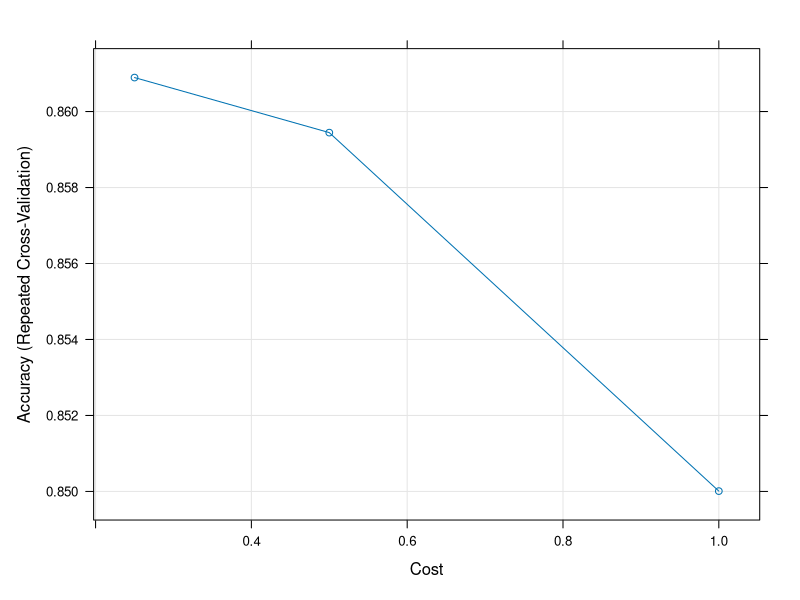
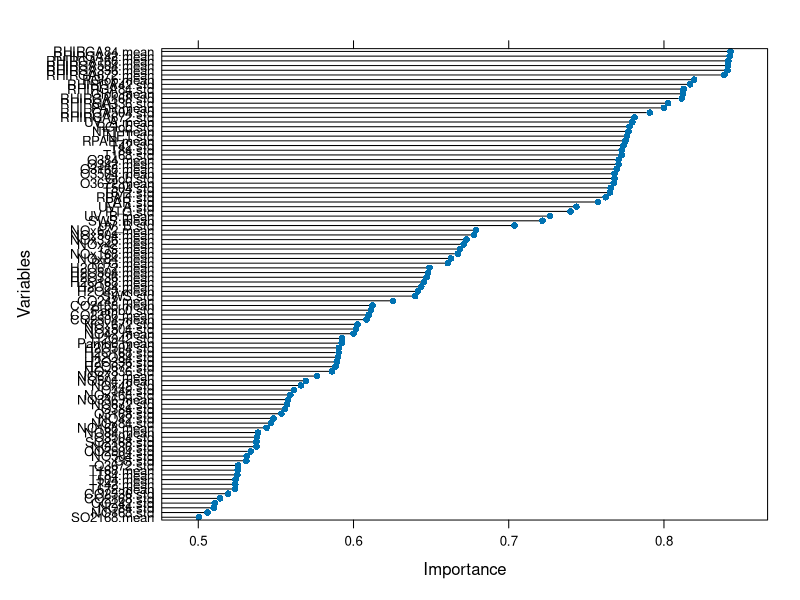
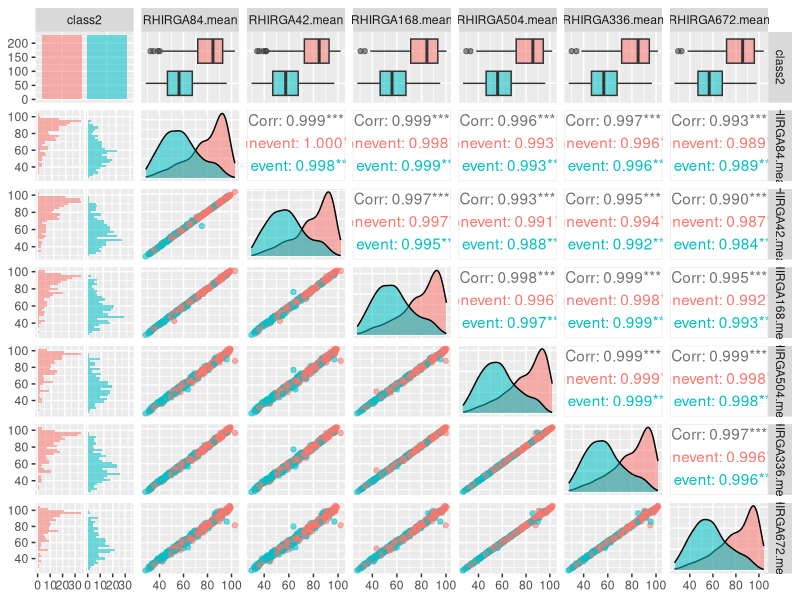
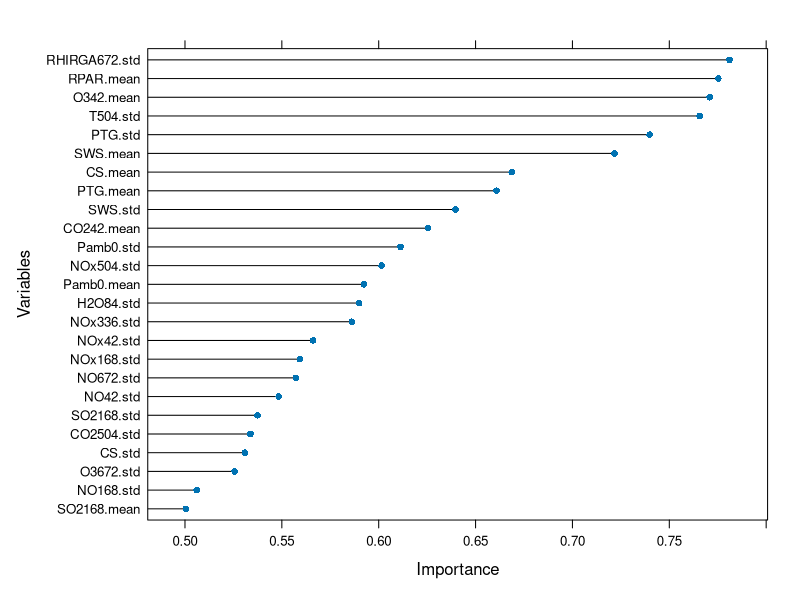

Generate these figures, in order, with R: (Note: a time limit stopped this script after it produced the figures.)
## ---- chunk 1
knitr::opts_chunk$set(echo = TRUE)
## ---- chunk 2
npf <- read.csv("npf_train.csv") #read in data
npf_test <- read.csv("npf_test_hidden.csv")
npf_test

npf <- npf[,-c(1:2,4)] # drop the id, date, partlybad columns
npf_test <- npf_test[,-c(1:2,4)]
print(npf)

## ---- chunk 3

npf$class2 <- factor("event",levels=c("nonevent", "event"))
npf$class2[npf$class4=="nonevent"] <- "nonevent"
npf <- npf[,-1]
## ---- chunk 4
set.seed(7) 

# lets use caret
library(caret)

#note that classprobs argument has to be true if we want svm to give probabilities
control <- trainControl(method="repeatedcv", number=10, repeats=3,classProbs=TRUE)
model <- train(class2~., data=npf, method="svmLinear2", preProcess="scale", trControl=control)

#lets sort the importances
importance <- data.frame(varImp(model, scale=FALSE)$importance)
importance <- data.frame(importance, names = rownames(importance))
importance <- importance[order(importance$event,decreasing = T),]

prediction <- predict(model, data=npf_test, type="prob")
plot(model)

## ---- chunk 5
plot(varImp(model, scale=FALSE), ylab="Variables")

## ---- chunk 6
print(importance)
## ---- chunk 7
npf <- npf[,c(ncol(npf),1:(ncol(npf)-1))] #move class2 column to first

npf75names <- sapply(importance[importance["event"]>0.75,]$names, function(x) toString(x)) #33 features
npf82names <- sapply(importance[importance["event"]>0.80,]$names, function(x) toString(x))# 12
npf83_8names <- sapply(importance[importance["event"]>0.838,]$names, function(x) toString(x))#6


npf75 <- npf[, c("class2",npf75names)]
npf82 <- npf[, c("class2",npf82names)]
npf83_8 <- npf[, c("class2",npf83_8names)]
## ---- chunk 8
model1 <- train(class2~., data=npf75, method="svmLinear2", preProcess="scale", trControl=control)
model2 <- train(class2~., data=npf82, method="svmLinear2", preProcess="scale", trControl=control)
model3 <- train(class2~., data=npf83_8, method="svmLinear2", preProcess="scale", trControl=control)
## ---- chunk 9
library(knitr)

df <- setNames(data.frame(matrix(ncol = 4, nrow = 3)), names(model1$results)[2:5])
rownames(df) <- c("npf75", "npf82", "npf83_8") 

df[1,] = sapply(model1$results, mean)[2:5] #mean is over the 3 repetitions of the 10 fold cv.
df[2,] = sapply(model2$results, mean)[2:5]
df[3,] = sapply(model3$results, mean)[2:5]
kable(df)
## ---- chunk 10
library(GGally)
ggpairs(npf83_8, aes(colour = class2, alpha = 0.4))
## ---- chunk 11
cm <- cor(npf[,-1]) # note that we ignore the class 2 column here as we dont want to drop it obviously

# find attributes that are highly corrected (the threshold for being cut can be changed.)
highcorr <- findCorrelation(cm, cutoff = 0.75)+1 #+1 to get the indexing in the npf df where class2 bumps all the indices up by 1.

print(highcorr) # indices of what we want to cut

npf <- npf[,-c(highcorr)]
print(npf)
## ---- chunk 12

control <- trainControl(method="repeatedcv", number=10, repeats=3,classProbs=TRUE)
model <- train(class2~., data=npf, method="svmLinear2", preProcess="scale", trControl=control)

plot(varImp(model, scale=FALSE), ylab="Variables")
## ---- chunk 13
#lets sort the importances
importance <- data.frame(varImp(model, scale=FALSE)$importance)
importance <- data.frame(importance, names = rownames(importance))
print(importance$event)
importance <- importance[order(importance$event,decreasing = T),]
print(importance)
npf70names <- sapply(importance[importance["event"]>0.70,]$names, function(x) toString(x)) #6 features
npf75names <- sapply(importance[importance["event"]>0.75,]$names, function(x) toString(x)) # 4 features


npf70 <- npf[, c("class2",npf70names)]
npf75 <- npf[, c("class2",npf75names)]

ggpairs(npf70, aes(colour = class2, alpha = 0.4))
## ---- chunk 14
model1 <- train(class2~., data=npf70, method="svmLinear2", preProcess="scale", trControl=control)
model2 <- train(class2~., data=npf75, method="svmLinear2", preProcess="scale", trControl=control)


df <- setNames(data.frame(matrix(ncol = 4, nrow = 2)), names(model1$results)[2:5])
rownames(df) <- c("npf70", "npf75")

df[1,] = sapply(model1$results, mean)[2:5] #mean is over the 3 repetitions of the 10 fold cv.
df[2,] = sapply(model2$results, mean)[2:5]

kable(df)
## ---- chunk 15
npf_test <- npf_test[,c(ncol(npf_test),1:(ncol(npf_test)-1))] #move class2 column to first

predictions <- predict(model1, npf_test)
npf_test$class2 <- predictions # If we need to estimate something for the multiclass probabilities, I guess the best we could do with the binary probabilities is to look at the frequencies of each class [ia,ib,ii] in the original dataset and then split the "event" probability accordingly into those class probabilities

table(predictions)
head(npf_test)
## ---- chunk 16
predictedprobs <- predict(model1, npf_test, type="prob")
print(predictedprobs)
plot(predictedprobs)
## ---- chunk 17
library(caret)




get_non_correlated_features <- function(path, cutoff){
  npf <- read.csv("npf_train.csv") #read in data
  npf <- npf[,-c(1:2,4)] # drop the id, date, partlybad columns
  npf$class2 <- factor("event",levels=c("nonevent", "event"))
  npf$class2[npf$class4=="nonevent"] <- "nonevent"
  npf <- npf[,-1]
  npf <- npf[,c(ncol(npf),1:(ncol(npf)-1))]
  cm <- cor(npf[,-1]) # note that we ignore the class 2 column here as we dont want to drop it obviously
    
  # find attributes that are highly corrected (the threshold for being cut can be changed.)
  highcorr <- findCorrelation(cm, cutoff = cutoff)+1
    
  npf <- npf[,-c(highcorr)]
  
  return(npf)
  
}

get_importance <- function(model){
  plot(varImp(model, scale=FALSE), ylab="Variables")
  importance <- data.frame(varImp(model, scale=FALSE)$importance)
  importance <- data.frame(importance, names = rownames(importance))
  feature_importance <- importance$event
  if (is.null(feature_importance)){
    feature_importance <- importance$Overall
  }
  importance <- importance[order(feature_importance,decreasing = T),]
  return(importance)
}

train_with_different_features <- function(model_name, corr_cutoff){
  npf <- get_non_correlated_features("npf_train.csv", corr_cutoff)
  control <- trainControl(method="repeatedcv", number=10, repeats=5,classProbs=TRUE)
  model <- train(class2~., data=npf, method=model_name, preProcess="scale", trControl=control)
  importance <- get_importance(model)
  models <- list()
  accuracy <- rep(0,25)
  for(i in 1:nrow(importance)){
    print(i)
    npfnames <- sapply(importance$names[1:i], function(x) toString(x))
    npftrain <- npf[, c("class2",npfnames)]
    model1 <- train(class2~., data=npftrain, method=model_name, preProcess="scale", trControl=control)
    models <- list(models, model1)
    
  }
  return(models[-1])
}

plot_accuracies <- function(models){
  n <- length(models)
  accuracy <- rep(0,n)
  for(i in 1:n){
    print(i)
    accuracy[i] <- sapply(models[[i]]$result, mean)[2]
  }
  print(accuracy)
  plot(accuracy)
  
}

train_with_different_cutoff <- function(model_name, cutoffs){
  models <- list()
  for(cutoff in cutoffs){
    models <- list(models, train_with_different_features(model_name, cutoff))
  }
  return(models)
}


models <- train_with_different_features("svmLinear2", c(0.75))
print(models[[1]]$result)
print(sapply(models[[1]]$result, mean))
plot_accuracies(models)
plot(models[[1]])
